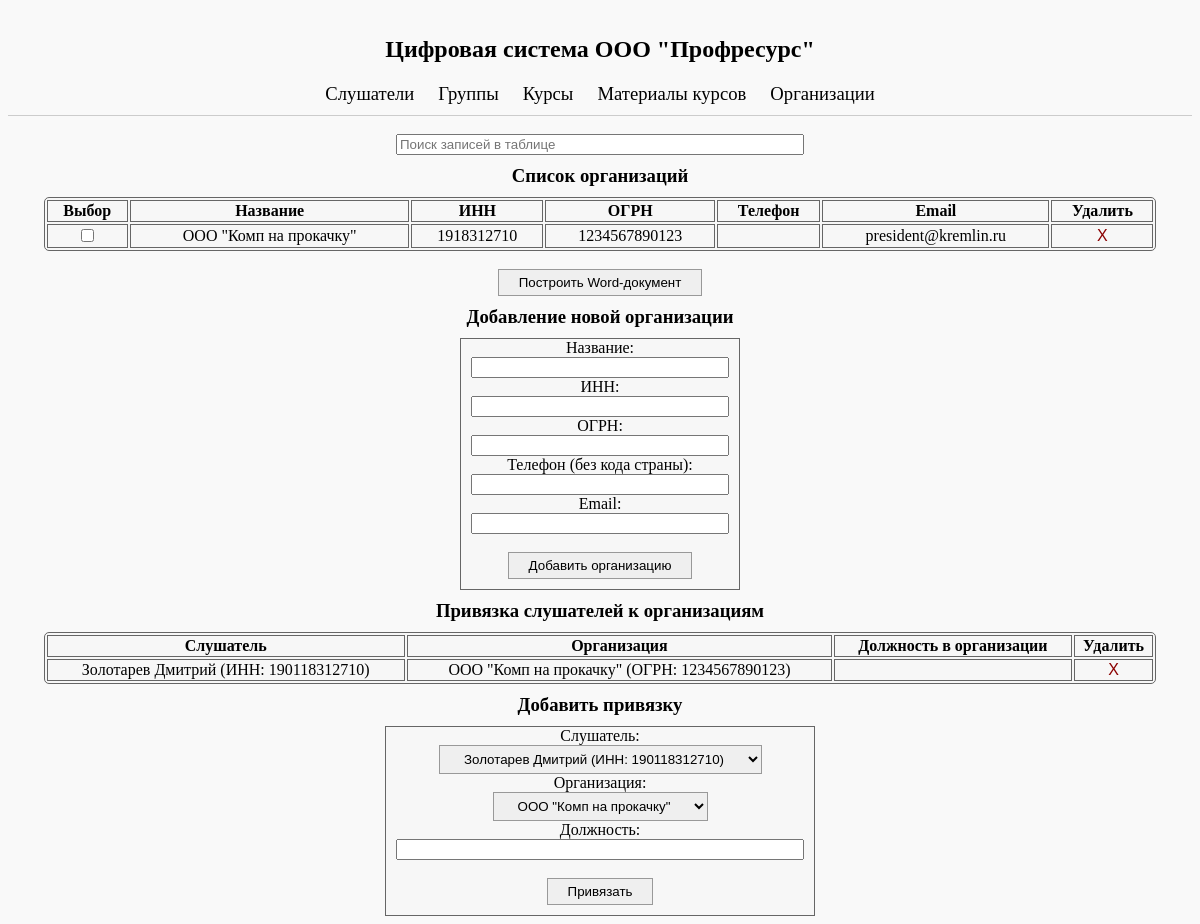
Page /organisations/ on the earlier database version.
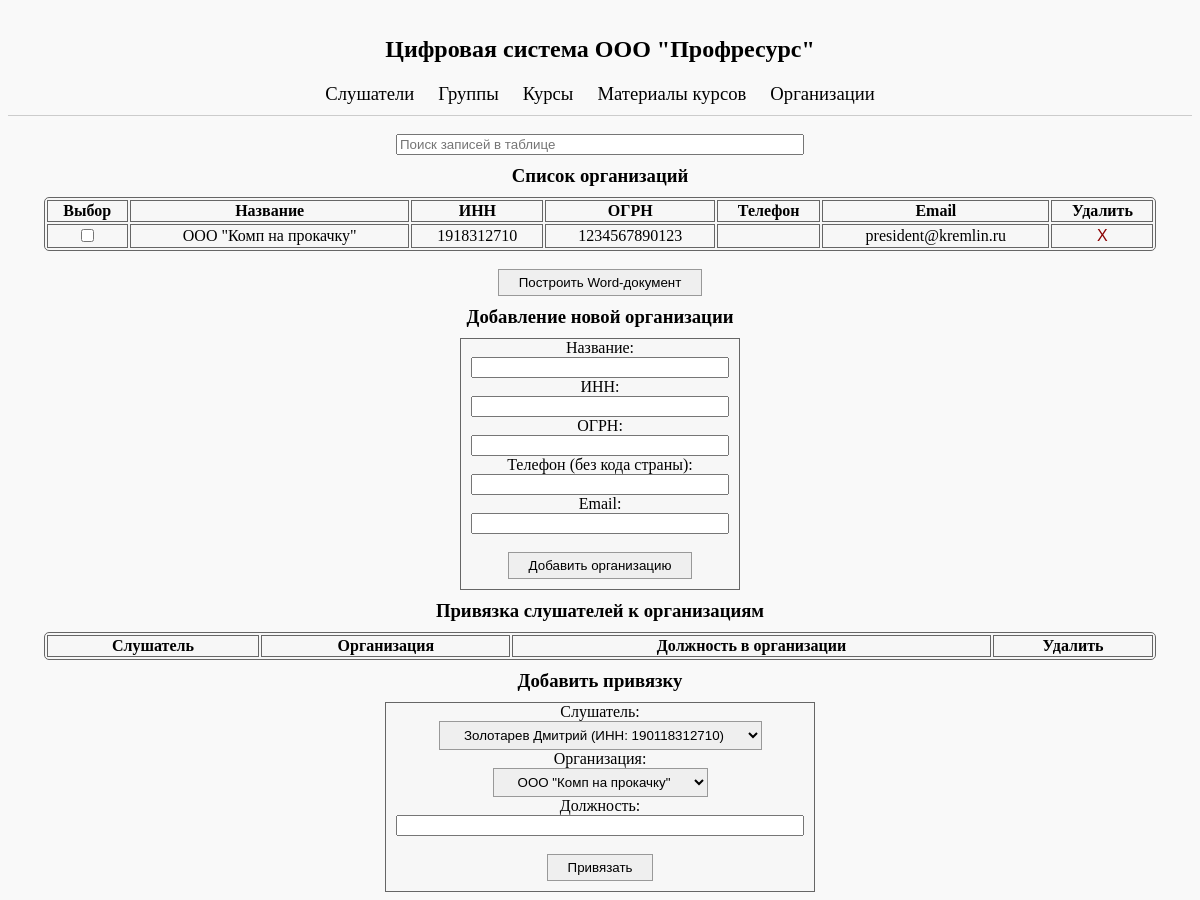
Same page on the later database version.
### main/models.py (models this page shows)
class Организации(models.Model):
    Название = models.CharField(max_length=255, null=False, default="")
    ИНН = models.CharField(max_length=12, blank=True, unique=True)
    ОГРН = models.CharField(max_length=13, blank=True, unique=True)
    Телефон = models.CharField(max_length=10, blank=True, unique=True, null=True)
    Email = models.EmailField(blank=True, unique=True, null=True)

class Человек_организация(models.Model):
    Слушатель = models.ForeignKey(Слушатели, on_delete=models.CASCADE)
    Организация = models.ForeignKey(Организации, on_delete=models.CASCADE)
    Должность = models.CharField(max_length=255, blank=True, null=False, default="")

class Слушатели(models.Model):
    Фамилия = models.CharField(max_length=100, null=False)
    Имя = models.CharField(max_length=100, null=False)
    Отчество = models.CharField(max_length=100, blank=True, null=True)
    Дата_рождения = models.DateField(null=False)
    Пол = models.ForeignKey(Пол, on_delete=models.SET_NULL, null=True)
    Серия_паспорта = models.CharField(max_length=10, blank=True, null=True)
    Номер_паспорта = models.CharField(max_length=20, blank=True, null=False)
    Гражданство = models.ForeignKey(Страны, on_delete=models.SET_NULL, null=True)
    Номер_СНИЛС = models.CharField(max_length=11, blank=True, null=True)
    ИНН = models.CharField(max_length=12, blank=True, null=True, unique=True)
    Телефон = models.CharField(max_length=10, blank=True, null=True)
    Email = models.EmailField(blank=True, null=True)

### main/views.py (the view, shortened to what this page needs)
# urls.py: path('organisations/', views.организации_view, name='organisation_list'),
def организации_view(request):
    return render(request, 'main/OrganisationList.html', {
        'слушатели': Слушатели.objects.all(),
        'организации': Организации.objects.all(),
        'привязки': Человек_организация.objects.all(),
    })

### main/templates/main/OrganisationList.html (shortened to what this page needs)
{% extends 'main/MainMenu.html' %}
{% block content %}
    <h3>Список организаций</h3>
    <div>
        <table class="table" id="organisation-table">
        <thead>
            <tr>
                <th>Выбор</th>
                <th>Название</th>
                <th>ИНН</th>
                <th>ОГРН</th>
                <th>Телефон</th>
                <th>Email</th>
                <th>Удалить</th>
            </tr>
        </thead>
        <tbody>
            {% for организация in организации %}
                <tr data-id="{{ организация.id }}">
                    <td><input type="checkbox"></td>
                    <td>{{ организация.Название }}</td>
                    <td>{{ организация.ИНН }}</td>
                    <td>{{ организация.ОГРН }}</td>
                    <td></td>
                    <td>{{ организация.Email }}</td>
                    <td>
                        <form method="post" action="{% url 'delete_organisation' организация.id %}">
                            <button type="submit" class="delete-button" onclick="return confirm('Удалить эту запись?');">X</button>
                        </form>
                    </td>
                </tr>
             {% endfor %}
        </tbody>
        </table><br>
        <form action="{% url 'export_organisations' %}">
            <button type="submit" name="Организации_DOCX">Построить Word-документ</button>
        </form>
        <h3>Добавление новой организации</h3>
        <form class="account-form" method="post" action="{% url 'organisation_list' %}">
            <label>Название:</label><br>
            <input type="text" name="Название" required><br>
            <label>ИНН:</label><br>
            <input type="text" name="ИНН" title="ИНН должен состоять из 10 цифр" pattern="\d{10}" required><br>
            <label>ОГРН:</label><br>
            <input type="text" name="ОГРН"  title="ОГРН должен состоять из 13 цифр" pattern="\d{13}" required><br>
            <label>Телефон (без кода страны):</label><br>
            <input type="text" name="Телефон" pattern="\d{10}" title="Телефон должен состоять из 10 цифр"><br>
            <label>Email:</label><br>
            <input type="email" name="Email" pattern="[^@]+@[^@]+\.[^@]+" title="Формат: email@example.com"><br><br>
            <button type="submit" name="submit_организация">Добавить организацию</button>
        </form>
    </div>
    <h3>Привязка слушателей к организациям</h3>
    <div>
        <table class="table" id="org-linking-table">
            <thead>
                <tr>
                    <th>Слушатель</th>
                    <th>Организация</th>
                    <th>Должность в организации</th>
                    <th>Удалить</th>
                </tr>
            </thead>
            <tbody>
                {% for чел_орг in привязки %}
                    <tr>
                        <td>{{ чел_орг.Слушатель.Фамилия }} {{ чел_орг.Слушатель.Имя }} {{ чел_орг.Слушатель.Отчество }} (ИНН: {{ чел_орг.Слушатель.ИНН }})</td>
                        <td>{{ чел_орг.Организация.Название }} (ОГРН: {{ чел_орг.Организация.ОГРН }})</td>
                        <td>{{ чел_орг.Должность }}</td>
                        <td>
                            <form method="post" action="{% url 'delete_org_linking' чел_орг.id %}">
                                <button type="submit" class="delete-button" onclick="return confirm('Удалить привязку?');">X</button>
                            </form>
                        </td>
                    </tr>
                 {% endfor %}
            </tbody>
        </table>
        <h3>Добавить привязку</h3>
        <form class="account-form" method="post" action="{% url 'organisation_list' %}">
            <label>Слушатель:</label><br>
            <select name="Слушатель">
                {% for слушатель in слушатели %}
                <option value="{{ слушатель.id }}">
                    {{ слушатель.Фамилия }} {{ слушатель.Имя }} {{ слушатель.Отчество }} (ИНН: {{ слушатель.ИНН }})
                </option>
                {% endfor %}
            </select><br>
            <label>Организация:</label><br>
            <select name="Организация">
                {% for организация in организации %}
                    <option value="{{ организация.id }}">{{ организация.Название }}</option>
                {% endfor %}
            </select><br>
            <label>Должность:</label><br>
            <input type="text" name="Должность"  style="width: 400px;" required><br><br>
            <button type="submit" name="submit_привязка">Привязать</button>
        </form>
    </div>
{% endblock %}

### main/templates/main/MainMenu.html (shortened to what this page needs)
{% load static %}
<!DOCTYPE html>
<html lang="ru">
<head>
    <link rel="stylesheet" href="{% static 'main/style.css' %}">
</head>
<body>
<br><h2>Цифровая система ООО "Профресурс"</h2>
<div class="tab">
    <a href="{% url 'student_list' %}" class="student_list">Cлушатели</a>
    <a href="{% url 'group_list' %}" class="group_list">Группы</a>
    <a href="{% url 'course_list' %}" class="course_list">Курсы</a>
    <a href="{% url 'material_list' %}" class="material_list">Материалы курсов</a>
    <a href="{% url 'organisation_list' %}" class="organisation_list">Организации</a>
</div>
<div class="tab-content">
    <br>
    <input type="text" placeholder="Поиск записей в таблице" id ="Filter" name="Фильтр" style="width: 400px;" onkeyup="filterTable()" required>
    <br>
    {% block content %}
    {% endblock %}
</div>
</body>
</html>

### main/static/main/style.css (style rules this page uses)
body { font-family: "Calibri Light"; text-align: center; align-content: center; background-color: #f9f9f9; }
table { margin-left: 3%; width: 94%; border-radius: 5px; background-color: #f7f7f7; border: 1px solid #666666; }
th, td { border: 1px solid #666666; }
.account-form { background-color: #f7f7f7; display: inline-block; border: 1px solid #666666; padding-left: 10px; padding-bottom: 10px; padding-right: 10px; }
button, select { text-align: center; border: solid 1px; border-color: #999999; padding-left: 20px; padding-top: 5px; padding-bottom: 5px; padding-right: 20px; margin: 0; }
button, select:hover { cursor: pointer; }
.delete-button { background: none; border: none; color: darkred; cursor: pointer; font-size: 12pt; padding: 0; }
input[type="text"] { margin: 0; width: 250px; }
input[type="email"] { margin: 0; width: 250px; }
h2, h3, p { margin: 10px; }
.tab { overflow: hidden; border-bottom: 1px solid #ccc; }
label { margin: 0; }

### main/templates/main/MainMenu.html (style rules this page uses)
.tab { overflow: hidden; }
.tab a { padding: 10px; display: inline-block; text-decoration: none; font-size: 14pt; color: black; }

Differences in the rows shown:
removed Человек_организация: Слушатель.Фамилия "Золотарев", Слушатель.Имя "Дмитрий", Слушатель.ИНН "190118312710", Организация.Название "ООО \"Комп на прокачку\"", Организация.ОГРН "1234567890123"
